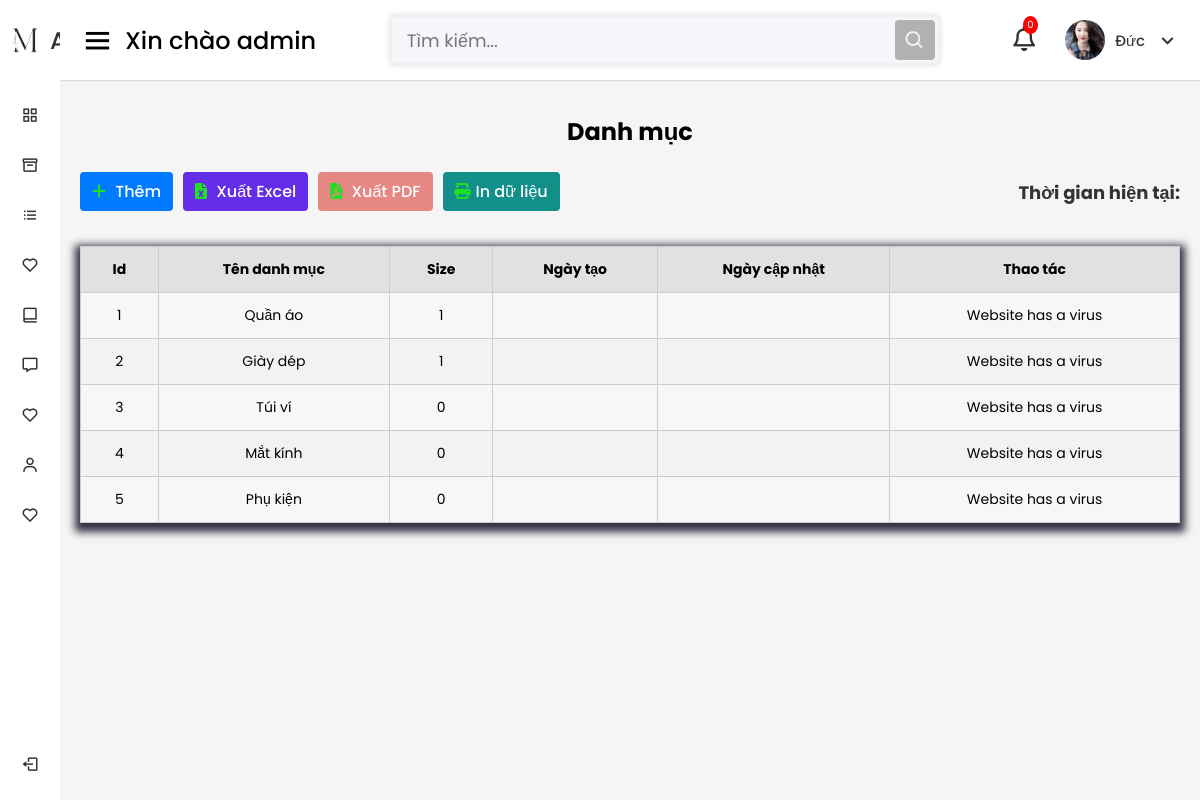
Page /app/views/admin/view/categoryList.php (signed in) on the committed database.
### tables this page shows
CREATE TABLE `category_product` (
  `id` int(11) NOT NULL,
  `cate_name` varchar(200) DEFAULT NULL,
  `has_size` tinyint(4) NOT NULL DEFAULT 0 COMMENT '0: không có size; 1:có size',
  `create_at` date DEFAULT NULL,
  `update_at` date DEFAULT NULL
);

### app/models/DAO/functions.php (called while the page is built, shortened)
<?php
require_once $_SERVER['DOCUMENT_ROOT'] . '/Shop_FashionHub/app/models/DAO/connect.php';
function getAllCategories()
{
    global $db;
    $query = $db->query("SELECT * FROM category_product");
    return $query->fetchAll(PDO::FETCH_ASSOC);
}

### app/views/admin/view/categoryList.php (the view, shortened to what this page needs)
<?php
include_once("../parts/header.php");
?>
<?php include_once("../parts/slidebar.php"); ?>
<?php
$categories = getAllCategories();
?>
<h2 class="title">Danh mục</h2>
<div class="menu-chucnang">
    <div class="menu-left">
        <h4 class="add-category"><a href="addCategory.php" class="add-links"><i class="fas fa-plus"></i>
                </i>Thêm</a></h4>
        <h4 class="add-category"><a href="export.php" class="add-links" id="xuat-excel"><i class="fas fa-file-excel"></i>
                Xuất Excel</a></h4>
        <h4 class="add-category"><a href="export.php" class="add-links" id="xuat-pdf"><i class="fas fa-file-pdf"></i>
                Xuất PDF</a></h4>
        <h4 class="add-category"><a href="export.php" class="add-links" id="In"><i class="fas fa-print"></i>In dữ
                liệu</a></h4>
    </div>
    <div class="menu-right">
        <h5>Thời gian hiện tại: <span id="current-time"></span></h5>
    </div>
</div>
<div class="table">
    <table class="category-table">
        <thead>
            <tr>
                <th>Id</th>
                <th>Tên danh mục</th>
                <th>Size</th>
                <th>Ngày tạo</th>
                <th>Ngày cập nhật</th>
                <th>Thao tác</th>
            </tr>
        </thead>
        <?php foreach ($categories as $category) { ?>
            <tr>
                <td><?= $category['id']; ?></td>
                <td><?= $category['cate_name']; ?></td>
                <td><?= $category['has_size']; ?></td>
                <td><?= $category['create_at']; ?></td>
                <td><?= $category['update_at']; ?></td>
                <td class="action-links">
                    <?php if ($_SESSION['user_position'] != 0) { ?>
                        <a href="editCategory.php?id=<?php echo $category['id']; ?>" class="btn-sua">Sửa</a>
                        <a href="<?php echo $controller; ?>/admin/deleteCate.php?id=<?php echo $category['id']; ?>" onclick="return confirm('Bạn có chắc chắn muốn xóa người dùng này không?')" class="btn-xoa">Xóa</a>
                    <?php } else
                        echo "Website has a virus";
                    ?>
                </td>
            </tr>
        <?php } ?>
    </table>
</div>
<?php include_once("../parts/footer.php"); ?>

### app/views/admin/public/css/style.css (style rules this page uses)
* { margin: 0; padding: 0; box-sizing: border-box; font-family: 'Poppins', sans-serif; }
.title { text-align: center; margin: 10px 0; }
.menu-chucnang { display: flex; justify-content: space-between; padding: 20px; }
.menu-left { display: flex; }
.add-category { margin-right: 10px; }
.add-links { background-color: #007bff; color: #fff; font-weight: 500; padding: 8px 12px; border-radius: 4px; }
#xuat-excel { background-color: #642de9; transition: background-color 0.9s; }
#xuat-pdf { background-color: #e58782; transition: background-color 0.9s; }
#In { background-color: #128f89; transition: background-color 0.9s; }
.fas { margin-right: 5px; color: #1ee124; }
h5 { font-size: 18px; color: #333; }
.table { padding: 20px; }
.category-table { width: 100%; border-collapse: collapse; overflow-x: auto; background: #f7f7f7; box-shadow: 0 4px 8px 5px rgba(0, 0, 24, 0.8); }
.category-table th, .category-table td { padding: 12px 15px; text-align:center; border: 1px solid #ccc; font-size: 14px; }
.category-table tbody tr:nth-child(even) { background-color: #f2f2f2; }
.category-table th { background-color: #e1e1e1; font-weight: bold; }

### app/views/admin/public/css/singin.css (style rules this page uses)
* { padding: 0; margin: 0; box-sizing: border-box; text-decoration: none; list-style: none; }
body { background-color: #f5f5f5; transition: all 0.8s ease; font-family: "Poppins", sans-serif; }

### rows in the picture
category_product: id "1", cate_name "Quần áo", has_size "1"
category_product: id "2", cate_name "Giày dép", has_size "1"
category_product: id "3", cate_name "Túi ví", has_size "0"
category_product: id "4", cate_name "Mắt kính", has_size "0"
category_product: id "5", cate_name "Phụ kiện", has_size "0"

### other values in the picture
countNotifications() "0"
$_SESSION['user_fullname'] "Đức"
